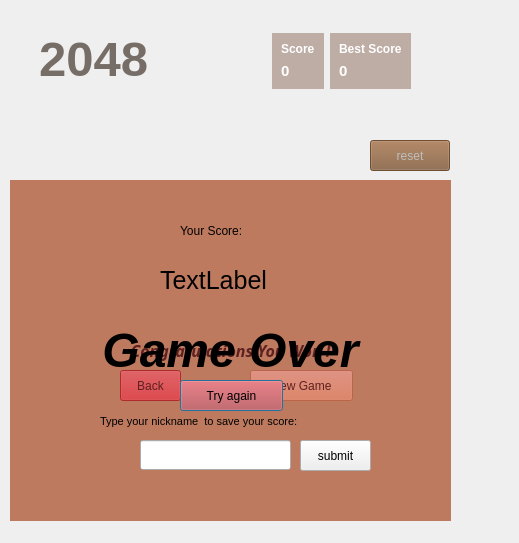
<?xml version="1.0" encoding="UTF-8"?>
<ui version="4.0">
 <class>NumsGame</class>
 <widget class="QDialog" name="NumsGame">
  <property name="geometry">
   <rect>
    <x>0</x>
    <y>0</y>
    <width>519</width>
    <height>543</height>
   </rect>
  </property>
  <property name="windowTitle">
   <string>Dialog</string>
  </property>
  <widget class="QLabel" name="winner">
   <property name="enabled">
    <bool>true</bool>
   </property>
   <property name="geometry">
    <rect>
     <x>10</x>
     <y>180</y>
     <width>441</width>
     <height>341</height>
    </rect>
   </property>
   <property name="font">
    <font>
     <family>Droid Sans Fallback</family>
     <pointsize>12</pointsize>
     <weight>75</weight>
     <italic>true</italic>
     <bold>true</bold>
    </font>
   </property>
   <property name="styleSheet">
    <string notr="true">background-color: rgba(191, 183, 64, 97);</string>
   </property>
   <property name="inputMethodHints">
    <set>Qt::ImhNone</set>
   </property>
   <property name="text">
    <string>Congratulations You Won !</string>
   </property>
   <property name="alignment">
    <set>Qt::AlignCenter</set>
   </property>
  </widget>
  <widget class="QLabel" name="scoreadded">
   <property name="geometry">
    <rect>
     <x>240</x>
     <y>50</y>
     <width>41</width>
     <height>41</height>
    </rect>
   </property>
   <property name="font">
    <font>
     <family>Cantarell</family>
     <weight>75</weight>
     <italic>false</italic>
     <bold>true</bold>
    </font>
   </property>
   <property name="styleSheet">
    <string notr="true"/>
   </property>
   <property name="text">
    <string/>
   </property>
  </widget>
  <widget class="QPushButton" name="Tryagain">
   <property name="geometry">
    <rect>
     <x>180</x>
     <y>380</y>
     <width>103</width>
     <height>31</height>
    </rect>
   </property>
   <property name="styleSheet">
    <string notr="true">
background-color: rgba(191, 64, 64, 126);</string>
   </property>
   <property name="text">
    <string>Try again</string>
   </property>
  </widget>
  <widget class="QPushButton" name="resetbutton">
   <property name="enabled">
    <bool>false</bool>
   </property>
   <property name="geometry">
    <rect>
     <x>370</x>
     <y>140</y>
     <width>80</width>
     <height>31</height>
    </rect>
   </property>
   <property name="styleSheet">
    <string notr="true">background-color: rgb(134, 94, 60);</string>
   </property>
   <property name="text">
    <string>reset</string>
   </property>
  </widget>
  <widget class="QPushButton" name="Quit">
   <property name="geometry">
    <rect>
     <x>120</x>
     <y>370</y>
     <width>61</width>
     <height>31</height>
    </rect>
   </property>
   <property name="autoFillBackground">
    <bool>false</bool>
   </property>
   <property name="styleSheet">
    <string notr="true">background-color: rgb(224, 27, 36);</string>
   </property>
   <property name="text">
    <string>Back</string>
   </property>
  </widget>
  <widget class="QLabel" name="youreScore">
   <property name="geometry">
    <rect>
     <x>180</x>
     <y>220</y>
     <width>91</width>
     <height>22</height>
    </rect>
   </property>
   <property name="text">
    <string>Your Score:</string>
   </property>
  </widget>
  <widget class="QWidget" name="layoutWidget">
   <property name="geometry">
    <rect>
     <x>272</x>
     <y>-18</y>
     <width>312</width>
     <height>158</height>
    </rect>
   </property>
   <layout class="QHBoxLayout" name="horizontalLayout_3">
    <item>
     <layout class="QVBoxLayout" name="verticalLayout_6">
      <item>
       <spacer name="verticalSpacer_4">
        <property name="orientation">
         <enum>Qt::Vertical</enum>
        </property>
        <property name="sizeHint" stdset="0">
         <size>
          <width>20</width>
          <height>40</height>
         </size>
        </property>
       </spacer>
      </item>
      <item>
       <widget class="QWidget" name="horizontalWidget" native="true">
        <property name="baseSize">
         <size>
          <width>195</width>
          <height>200</height>
         </size>
        </property>
        <property name="palette">
         <palette>
          <active>
           <colorrole role="Light">
            <brush brushstyle="SolidPattern">
             <color alpha="255">
              <red>69</red>
              <green>255</green>
              <blue>131</blue>
             </color>
            </brush>
           </colorrole>
           <colorrole role="Base">
            <brush brushstyle="SolidPattern">
             <color alpha="255">
              <red>255</red>
              <green>170</green>
              <blue>0</blue>
             </color>
            </brush>
           </colorrole>
           <colorrole role="Window">
            <brush brushstyle="SolidPattern">
             <color alpha="255">
              <red>189</red>
              <green>173</green>
              <blue>164</blue>
             </color>
            </brush>
           </colorrole>
           <colorrole role="ToolTipBase">
            <brush brushstyle="SolidPattern">
             <color alpha="255">
              <red>85</red>
              <green>170</green>
              <blue>255</blue>
             </color>
            </brush>
           </colorrole>
          </active>
          <inactive>
           <colorrole role="Light">
            <brush brushstyle="SolidPattern">
             <color alpha="255">
              <red>69</red>
              <green>255</green>
              <blue>131</blue>
             </color>
            </brush>
           </colorrole>
           <colorrole role="Base">
            <brush brushstyle="SolidPattern">
             <color alpha="255">
              <red>255</red>
              <green>170</green>
              <blue>0</blue>
             </color>
            </brush>
           </colorrole>
           <colorrole role="Window">
            <brush brushstyle="SolidPattern">
             <color alpha="255">
              <red>189</red>
              <green>173</green>
              <blue>164</blue>
             </color>
            </brush>
           </colorrole>
           <colorrole role="ToolTipBase">
            <brush brushstyle="SolidPattern">
             <color alpha="255">
              <red>85</red>
              <green>170</green>
              <blue>255</blue>
             </color>
            </brush>
           </colorrole>
          </inactive>
          <disabled>
           <colorrole role="Light">
            <brush brushstyle="SolidPattern">
             <color alpha="255">
              <red>69</red>
              <green>255</green>
              <blue>131</blue>
             </color>
            </brush>
           </colorrole>
           <colorrole role="Base">
            <brush brushstyle="SolidPattern">
             <color alpha="255">
              <red>189</red>
              <green>173</green>
              <blue>164</blue>
             </color>
            </brush>
           </colorrole>
           <colorrole role="Window">
            <brush brushstyle="SolidPattern">
             <color alpha="255">
              <red>189</red>
              <green>173</green>
              <blue>164</blue>
             </color>
            </brush>
           </colorrole>
           <colorrole role="ToolTipBase">
            <brush brushstyle="SolidPattern">
             <color alpha="255">
              <red>85</red>
              <green>170</green>
              <blue>255</blue>
             </color>
            </brush>
           </colorrole>
          </disabled>
         </palette>
        </property>
        <property name="contextMenuPolicy">
         <enum>Qt::NoContextMenu</enum>
        </property>
        <property name="acceptDrops">
         <bool>false</bool>
        </property>
        <property name="autoFillBackground">
         <bool>true</bool>
        </property>
        <layout class="QVBoxLayout" name="verticalLayout">
         <item>
          <widget class="QLabel" name="Score_label">
           <property name="sizePolicy">
            <sizepolicy hsizetype="Fixed" vsizetype="Minimum">
             <horstretch>0</horstretch>
             <verstretch>0</verstretch>
            </sizepolicy>
           </property>
           <property name="palette">
            <palette>
             <active>
              <colorrole role="WindowText">
               <brush brushstyle="SolidPattern">
                <color alpha="255">
                 <red>255</red>
                 <green>255</green>
                 <blue>255</blue>
                </color>
               </brush>
              </colorrole>
             </active>
             <inactive>
              <colorrole role="WindowText">
               <brush brushstyle="SolidPattern">
                <color alpha="255">
                 <red>255</red>
                 <green>255</green>
                 <blue>255</blue>
                </color>
               </brush>
              </colorrole>
             </inactive>
             <disabled>
              <colorrole role="WindowText">
               <brush brushstyle="SolidPattern">
                <color alpha="255">
                 <red>120</red>
                 <green>120</green>
                 <blue>120</blue>
                </color>
               </brush>
              </colorrole>
             </disabled>
            </palette>
           </property>
           <property name="font">
            <font>
             <pointsize>9</pointsize>
             <weight>75</weight>
             <bold>true</bold>
            </font>
           </property>
           <property name="cursor">
            <cursorShape>ArrowCursor</cursorShape>
           </property>
           <property name="text">
            <string>Score</string>
           </property>
          </widget>
         </item>
         <item>
          <widget class="QLabel" name="Score_N">
           <property name="sizePolicy">
            <sizepolicy hsizetype="Minimum" vsizetype="Minimum">
             <horstretch>4</horstretch>
             <verstretch>0</verstretch>
            </sizepolicy>
           </property>
           <property name="palette">
            <palette>
             <active>
              <colorrole role="WindowText">
               <brush brushstyle="SolidPattern">
                <color alpha="255">
                 <red>255</red>
                 <green>255</green>
                 <blue>255</blue>
                </color>
               </brush>
              </colorrole>
             </active>
             <inactive>
              <colorrole role="WindowText">
               <brush brushstyle="SolidPattern">
                <color alpha="255">
                 <red>255</red>
                 <green>255</green>
                 <blue>255</blue>
                </color>
               </brush>
              </colorrole>
             </inactive>
             <disabled>
              <colorrole role="WindowText">
               <brush brushstyle="SolidPattern">
                <color alpha="255">
                 <red>120</red>
                 <green>120</green>
                 <blue>120</blue>
                </color>
               </brush>
              </colorrole>
             </disabled>
            </palette>
           </property>
           <property name="font">
            <font>
             <pointsize>11</pointsize>
             <weight>75</weight>
             <bold>true</bold>
            </font>
           </property>
           <property name="text">
            <string>0</string>
           </property>
          </widget>
         </item>
        </layout>
        <zorder>Score_N</zorder>
        <zorder>Score_label</zorder>
       </widget>
      </item>
      <item>
       <spacer name="verticalSpacer_2">
        <property name="orientation">
         <enum>Qt::Vertical</enum>
        </property>
        <property name="sizeHint" stdset="0">
         <size>
          <width>20</width>
          <height>30</height>
         </size>
        </property>
       </spacer>
      </item>
     </layout>
    </item>
    <item>
     <layout class="QVBoxLayout" name="verticalLayout_5">
      <item>
       <spacer name="verticalSpacer_3">
        <property name="orientation">
         <enum>Qt::Vertical</enum>
        </property>
        <property name="sizeHint" stdset="0">
         <size>
          <width>20</width>
          <height>40</height>
         </size>
        </property>
       </spacer>
      </item>
      <item>
       <widget class="QWidget" name="horizontalWidget_2" native="true">
        <property name="baseSize">
         <size>
          <width>195</width>
          <height>200</height>
         </size>
        </property>
        <property name="palette">
         <palette>
          <active>
           <colorrole role="Light">
            <brush brushstyle="SolidPattern">
             <color alpha="255">
              <red>69</red>
              <green>255</green>
              <blue>131</blue>
             </color>
            </brush>
           </colorrole>
           <colorrole role="Base">
            <brush brushstyle="SolidPattern">
             <color alpha="255">
              <red>255</red>
              <green>170</green>
              <blue>0</blue>
             </color>
            </brush>
           </colorrole>
           <colorrole role="Window">
            <brush brushstyle="SolidPattern">
             <color alpha="255">
              <red>189</red>
              <green>173</green>
              <blue>164</blue>
             </color>
            </brush>
           </colorrole>
           <colorrole role="ToolTipBase">
            <brush brushstyle="SolidPattern">
             <color alpha="255">
              <red>85</red>
              <green>170</green>
              <blue>255</blue>
             </color>
            </brush>
           </colorrole>
          </active>
          <inactive>
           <colorrole role="Light">
            <brush brushstyle="SolidPattern">
             <color alpha="255">
              <red>69</red>
              <green>255</green>
              <blue>131</blue>
             </color>
            </brush>
           </colorrole>
           <colorrole role="Base">
            <brush brushstyle="SolidPattern">
             <color alpha="255">
              <red>255</red>
              <green>170</green>
              <blue>0</blue>
             </color>
            </brush>
           </colorrole>
           <colorrole role="Window">
            <brush brushstyle="SolidPattern">
             <color alpha="255">
              <red>189</red>
              <green>173</green>
              <blue>164</blue>
             </color>
            </brush>
           </colorrole>
           <colorrole role="ToolTipBase">
            <brush brushstyle="SolidPattern">
             <color alpha="255">
              <red>85</red>
              <green>170</green>
              <blue>255</blue>
             </color>
            </brush>
           </colorrole>
          </inactive>
          <disabled>
           <colorrole role="Light">
            <brush brushstyle="SolidPattern">
             <color alpha="255">
              <red>69</red>
              <green>255</green>
              <blue>131</blue>
             </color>
            </brush>
           </colorrole>
           <colorrole role="Base">
            <brush brushstyle="SolidPattern">
             <color alpha="255">
              <red>189</red>
              <green>173</green>
              <blue>164</blue>
             </color>
            </brush>
           </colorrole>
           <colorrole role="Window">
            <brush brushstyle="SolidPattern">
             <color alpha="255">
              <red>189</red>
              <green>173</green>
              <blue>164</blue>
             </color>
            </brush>
           </colorrole>
           <colorrole role="ToolTipBase">
            <brush brushstyle="SolidPattern">
             <color alpha="255">
              <red>85</red>
              <green>170</green>
              <blue>255</blue>
             </color>
            </brush>
           </colorrole>
          </disabled>
         </palette>
        </property>
        <property name="contextMenuPolicy">
         <enum>Qt::NoContextMenu</enum>
        </property>
        <property name="acceptDrops">
         <bool>false</bool>
        </property>
        <property name="autoFillBackground">
         <bool>true</bool>
        </property>
        <layout class="QVBoxLayout" name="verticalLayout_2">
         <item>
          <widget class="QLabel" name="best_score_label">
           <property name="sizePolicy">
            <sizepolicy hsizetype="Fixed" vsizetype="Minimum">
             <horstretch>0</horstretch>
             <verstretch>0</verstretch>
            </sizepolicy>
           </property>
           <property name="palette">
            <palette>
             <active>
              <colorrole role="WindowText">
               <brush brushstyle="SolidPattern">
                <color alpha="255">
                 <red>255</red>
                 <green>255</green>
                 <blue>255</blue>
                </color>
               </brush>
              </colorrole>
             </active>
             <inactive>
              <colorrole role="WindowText">
               <brush brushstyle="SolidPattern">
                <color alpha="255">
                 <red>255</red>
                 <green>255</green>
                 <blue>255</blue>
                </color>
               </brush>
              </colorrole>
             </inactive>
             <disabled>
              <colorrole role="WindowText">
               <brush brushstyle="SolidPattern">
                <color alpha="255">
                 <red>120</red>
                 <green>120</green>
                 <blue>120</blue>
                </color>
               </brush>
              </colorrole>
             </disabled>
            </palette>
           </property>
           <property name="font">
            <font>
             <pointsize>9</pointsize>
             <weight>75</weight>
             <bold>true</bold>
            </font>
           </property>
           <property name="cursor">
            <cursorShape>ArrowCursor</cursorShape>
           </property>
           <property name="text">
            <string>Best Score</string>
           </property>
          </widget>
         </item>
         <item>
          <widget class="QLabel" name="BEST_SCORE_N">
           <property name="sizePolicy">
            <sizepolicy hsizetype="Minimum" vsizetype="Minimum">
             <horstretch>4</horstretch>
             <verstretch>0</verstretch>
            </sizepolicy>
           </property>
           <property name="palette">
            <palette>
             <active>
              <colorrole role="WindowText">
               <brush brushstyle="SolidPattern">
                <color alpha="255">
                 <red>255</red>
                 <green>255</green>
                 <blue>255</blue>
                </color>
               </brush>
              </colorrole>
             </active>
             <inactive>
              <colorrole role="WindowText">
               <brush brushstyle="SolidPattern">
                <color alpha="255">
                 <red>255</red>
                 <green>255</green>
                 <blue>255</blue>
                </color>
               </brush>
              </colorrole>
             </inactive>
             <disabled>
              <colorrole role="WindowText">
               <brush brushstyle="SolidPattern">
                <color alpha="255">
                 <red>120</red>
                 <green>120</green>
                 <blue>120</blue>
                </color>
               </brush>
              </colorrole>
             </disabled>
            </palette>
           </property>
           <property name="font">
            <font>
             <pointsize>11</pointsize>
             <weight>75</weight>
             <bold>true</bold>
            </font>
           </property>
           <property name="text">
            <string>0</string>
           </property>
          </widget>
         </item>
        </layout>
       </widget>
      </item>
      <item>
       <spacer name="verticalSpacer">
        <property name="orientation">
         <enum>Qt::Vertical</enum>
        </property>
        <property name="sizeType">
         <enum>QSizePolicy::Expanding</enum>
        </property>
        <property name="sizeHint" stdset="0">
         <size>
          <width>20</width>
          <height>30</height>
         </size>
        </property>
       </spacer>
      </item>
     </layout>
    </item>
    <item>
     <spacer name="horizontalSpacer_3">
      <property name="orientation">
       <enum>Qt::Horizontal</enum>
      </property>
      <property name="sizeHint" stdset="0">
       <size>
        <width>136</width>
        <height>96</height>
       </size>
      </property>
     </spacer>
    </item>
   </layout>
  </widget>
  <widget class="QPushButton" name="submit">
   <property name="geometry">
    <rect>
     <x>300</x>
     <y>440</y>
     <width>71</width>
     <height>31</height>
    </rect>
   </property>
   <property name="text">
    <string>submit</string>
   </property>
  </widget>
  <widget class="QLabel" name="nicknamelabel">
   <property name="geometry">
    <rect>
     <x>100</x>
     <y>410</y>
     <width>241</width>
     <height>22</height>
    </rect>
   </property>
   <property name="font">
    <font>
     <pointsize>8</pointsize>
    </font>
   </property>
   <property name="text">
    <string>Type your nickname  to save your score:</string>
   </property>
  </widget>
  <widget class="QLabel" name="lastScore">
   <property name="geometry">
    <rect>
     <x>160</x>
     <y>260</y>
     <width>141</width>
     <height>41</height>
    </rect>
   </property>
   <property name="font">
    <font>
     <pointsize>19</pointsize>
    </font>
   </property>
   <property name="text">
    <string>TextLabel</string>
   </property>
  </widget>
  <widget class="QLabel" name="gameoverlabel">
   <property name="enabled">
    <bool>true</bool>
   </property>
   <property name="geometry">
    <rect>
     <x>10</x>
     <y>180</y>
     <width>441</width>
     <height>341</height>
    </rect>
   </property>
   <property name="font">
    <font>
     <pointsize>36</pointsize>
     <weight>75</weight>
     <italic>true</italic>
     <bold>true</bold>
    </font>
   </property>
   <property name="styleSheet">
    <string notr="true">background-color: rgba(191, 64, 64, 126);</string>
   </property>
   <property name="inputMethodHints">
    <set>Qt::ImhNone</set>
   </property>
   <property name="text">
    <string>Game Over</string>
   </property>
   <property name="alignment">
    <set>Qt::AlignCenter</set>
   </property>
   <property name="openExternalLinks">
    <bool>false</bool>
   </property>
  </widget>
  <widget class="QWidget" name="layoutWidget_2">
   <property name="geometry">
    <rect>
     <x>-30</x>
     <y>20</y>
     <width>246</width>
     <height>77</height>
    </rect>
   </property>
   <property name="font">
    <font>
     <pointsize>37</pointsize>
    </font>
   </property>
   <layout class="QHBoxLayout" name="horizontalLayout">
    <item>
     <spacer name="horizontalSpacer_2">
      <property name="font">
       <font>
        <pointsize>37</pointsize>
       </font>
      </property>
      <property name="orientation">
       <enum>Qt::Horizontal</enum>
      </property>
      <property name="sizeHint" stdset="0">
       <size>
        <width>40</width>
        <height>20</height>
       </size>
      </property>
     </spacer>
    </item>
    <item>
     <widget class="QLabel" name="label">
      <property name="sizePolicy">
       <sizepolicy hsizetype="Expanding" vsizetype="Expanding">
        <horstretch>0</horstretch>
        <verstretch>0</verstretch>
       </sizepolicy>
      </property>
      <property name="palette">
       <palette>
        <active>
         <colorrole role="WindowText">
          <brush brushstyle="SolidPattern">
           <color alpha="255">
            <red>118</red>
            <green>110</green>
            <blue>102</blue>
           </color>
          </brush>
         </colorrole>
         <colorrole role="Text">
          <brush brushstyle="SolidPattern">
           <color alpha="255">
            <red>118</red>
            <green>110</green>
            <blue>102</blue>
           </color>
          </brush>
         </colorrole>
         <colorrole role="PlaceholderText">
          <brush brushstyle="SolidPattern">
           <color alpha="128">
            <red>118</red>
            <green>110</green>
            <blue>102</blue>
           </color>
          </brush>
         </colorrole>
        </active>
        <inactive>
         <colorrole role="WindowText">
          <brush brushstyle="SolidPattern">
           <color alpha="255">
            <red>118</red>
            <green>110</green>
            <blue>102</blue>
           </color>
          </brush>
         </colorrole>
         <colorrole role="Text">
          <brush brushstyle="SolidPattern">
           <color alpha="255">
            <red>118</red>
            <green>110</green>
            <blue>102</blue>
           </color>
          </brush>
         </colorrole>
         <colorrole role="PlaceholderText">
          <brush brushstyle="SolidPattern">
           <color alpha="128">
            <red>118</red>
            <green>110</green>
            <blue>102</blue>
           </color>
          </brush>
         </colorrole>
        </inactive>
        <disabled>
         <colorrole role="WindowText">
          <brush brushstyle="SolidPattern">
           <color alpha="255">
            <red>120</red>
            <green>120</green>
            <blue>120</blue>
           </color>
          </brush>
         </colorrole>
         <colorrole role="Text">
          <brush brushstyle="SolidPattern">
           <color alpha="255">
            <red>120</red>
            <green>120</green>
            <blue>120</blue>
           </color>
          </brush>
         </colorrole>
         <colorrole role="PlaceholderText">
          <brush brushstyle="SolidPattern">
           <color alpha="128">
            <red>0</red>
            <green>0</green>
            <blue>0</blue>
           </color>
          </brush>
         </colorrole>
        </disabled>
       </palette>
      </property>
      <property name="font">
       <font>
        <family>Cantarell</family>
        <pointsize>37</pointsize>
        <weight>75</weight>
        <bold>true</bold>
       </font>
      </property>
      <property name="text">
       <string>2048</string>
      </property>
     </widget>
    </item>
    <item>
     <spacer name="horizontalSpacer">
      <property name="font">
       <font>
        <pointsize>37</pointsize>
       </font>
      </property>
      <property name="orientation">
       <enum>Qt::Horizontal</enum>
      </property>
      <property name="sizeType">
       <enum>QSizePolicy::Expanding</enum>
      </property>
      <property name="sizeHint" stdset="0">
       <size>
        <width>40</width>
        <height>20</height>
       </size>
      </property>
     </spacer>
    </item>
   </layout>
  </widget>
  <widget class="QPushButton" name="newGame">
   <property name="geometry">
    <rect>
     <x>250</x>
     <y>370</y>
     <width>103</width>
     <height>31</height>
    </rect>
   </property>
   <property name="styleSheet">
    <string notr="true">background-color: rgb(255, 190, 111);</string>
   </property>
   <property name="text">
    <string>New Game</string>
   </property>
  </widget>
  <widget class="QLineEdit" name="Nickname">
   <property name="geometry">
    <rect>
     <x>140</x>
     <y>440</y>
     <width>151</width>
     <height>30</height>
    </rect>
   </property>
  </widget>
  <widget class="QWidget" name="board" native="true">
   <property name="geometry">
    <rect>
     <x>10</x>
     <y>180</y>
     <width>441</width>
     <height>341</height>
    </rect>
   </property>
   <property name="styleSheet">
    <string notr="true">background-color: rgb(187, 173, 160);</string>
   </property>
   <layout class="QHBoxLayout" name="horizontalLayout_2">
    <item>
     <layout class="QGridLayout" name="gridboard"/>
    </item>
   </layout>
  </widget>
  <zorder>layoutWidget</zorder>
  <zorder>layoutWidget_2</zorder>
  <zorder>board</zorder>
  <zorder>winner</zorder>
  <zorder>scoreadded</zorder>
  <zorder>resetbutton</zorder>
  <zorder>newGame</zorder>
  <zorder>Quit</zorder>
  <zorder>gameoverlabel</zorder>
  <zorder>Tryagain</zorder>
  <zorder>nicknamelabel</zorder>
  <zorder>submit</zorder>
  <zorder>youreScore</zorder>
  <zorder>lastScore</zorder>
  <zorder>Nickname</zorder>
 </widget>
 <resources/>
 <connections/>
</ui>
